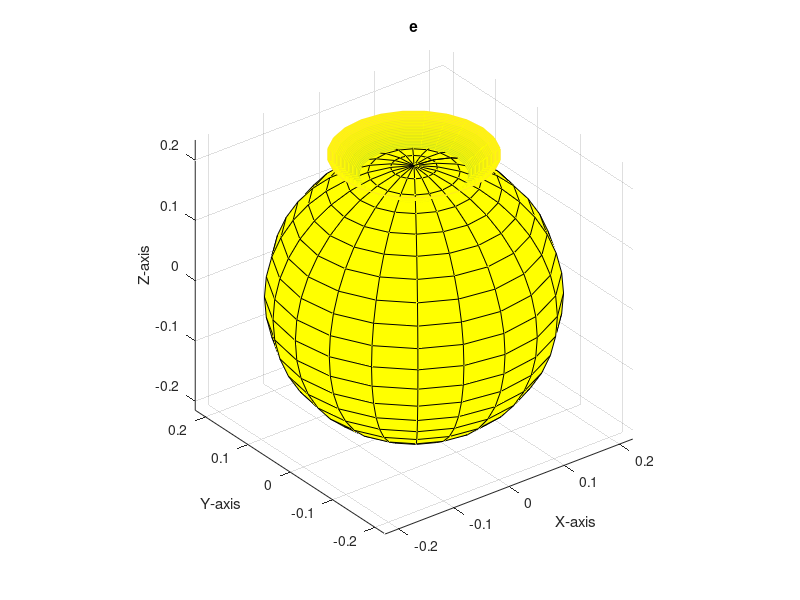

Write the MATLAB code that produced this figure.
clc, clear, close all 

%% data 
data = [0.215, 0.02, 0.125, 36, 0.015]; 
data2 = ["yellow", "Case 1"];
%data = [0.385, 0.02, 0.195, 45, 0.025]; 
%data2 = ["cyan", "Case 2"]; 

body_radius = data(1);
t = data(2); 
h = data(3); %h
neck_angle = 90 - data(4); 
d = data(5); 
colour = data2(1); 

%% body
[body_x, body_y, body_z] = sphere; 
body = surf(body_x*body_radius, body_y*body_radius, body_z*body_radius, "FaceColor", colour);
hold on; 

%% neck
% the trig used to derive the equation for the changing radius of the neck.
top_r = h; 
bottom_r = sqrt(body_radius^2-(body_radius-d)^2);
neck_ht = (top_r-bottom_r).*(1/tand(neck_angle)); %neck height
z_offset = body_radius-d; % the distance from the origin to the bottom of the neck. 

r=linspace(top_r,bottom_r,25); % row vector of 25 evenly spaced points between the upper and lower radius.
theta = linspace(0, 2*pi, 25); % row vector of 25 points to create a circle 
[r,theta] = meshgrid(r,theta); % meshgrid for the upper and lower circles  
neck_x = r.*cos(theta); % x in polar 
neck_y = r.*sin(theta); % y in polar 
[neck_z, temp] = meshgrid(linspace(neck_ht, 0, 25), linspace(0, 2*pi, 25)); % meshgrid for the height of the neck
neck_z = neck_z + z_offset; 
neck = mesh(neck_x, neck_y, neck_z, "FaceColor", colour); % final mesh to generate the shape 

% %% head 
% head_radius = h; 
% [head_x, head_y, head_z] = sphere; 
% head_z(head_z<0) = 0; 
% head_offset = body_radius-d+neck_ht; 
% head = surf(head_x*head_radius, head_y*head_radius, head_z*head_radius+head_offset, "FaceColor", colour);

xlabel("X-axis");
ylabel("Y-axis");
zlabel("Z-axis");

title (data2(2)); 

axis equal; 